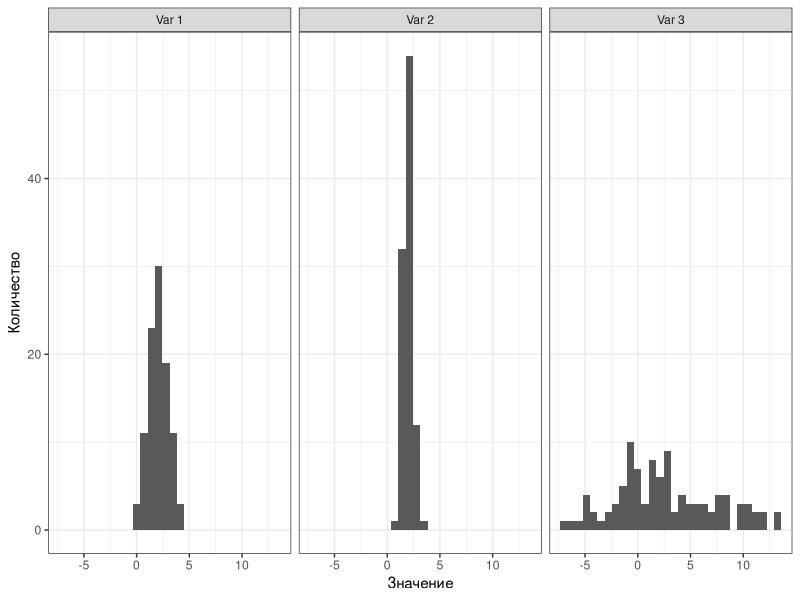
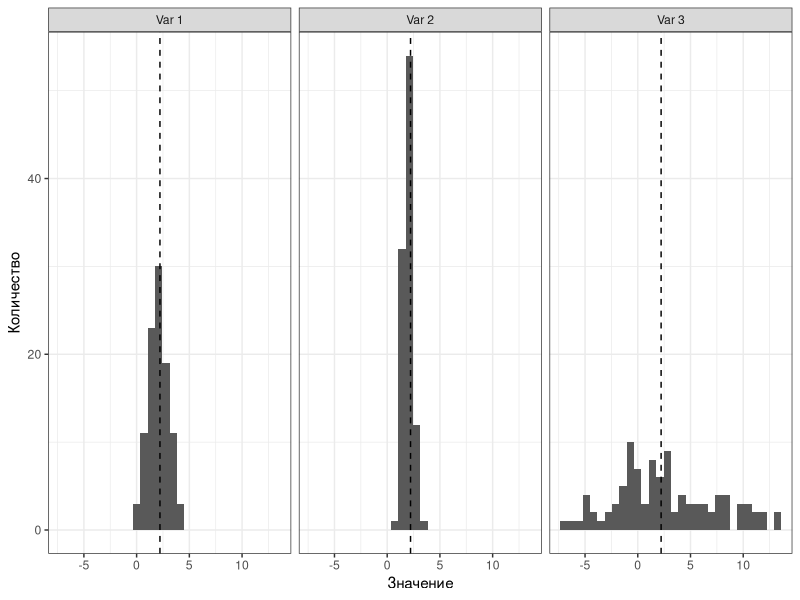
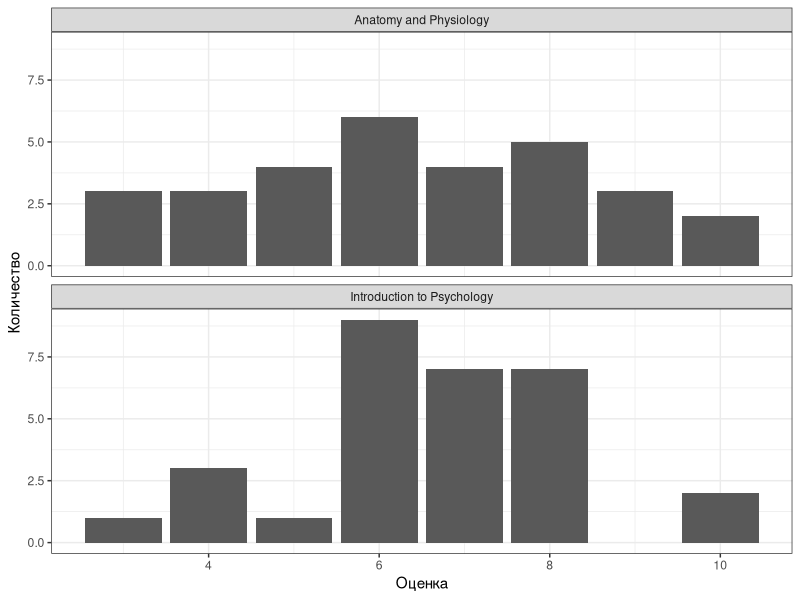
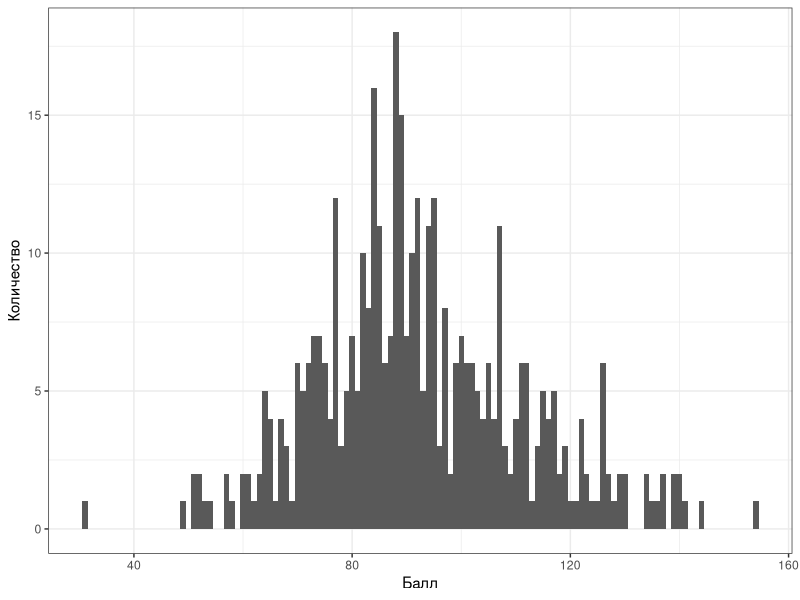
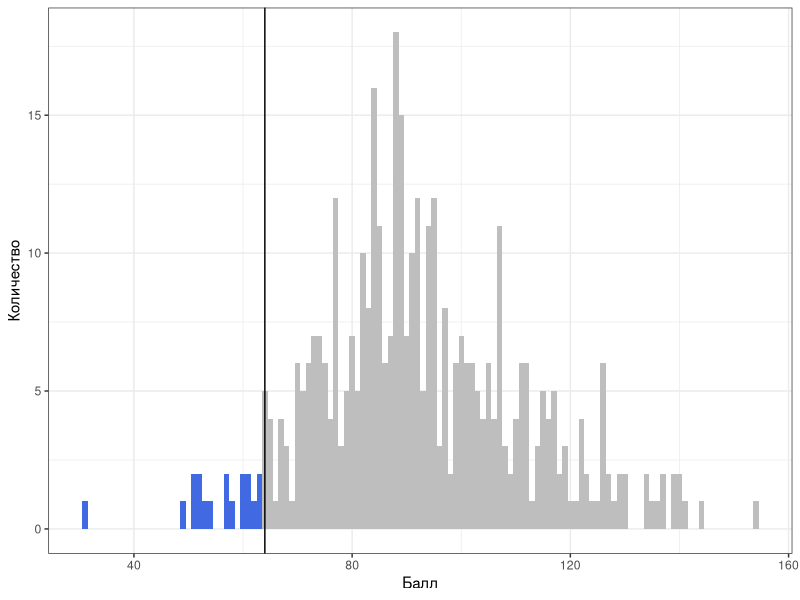
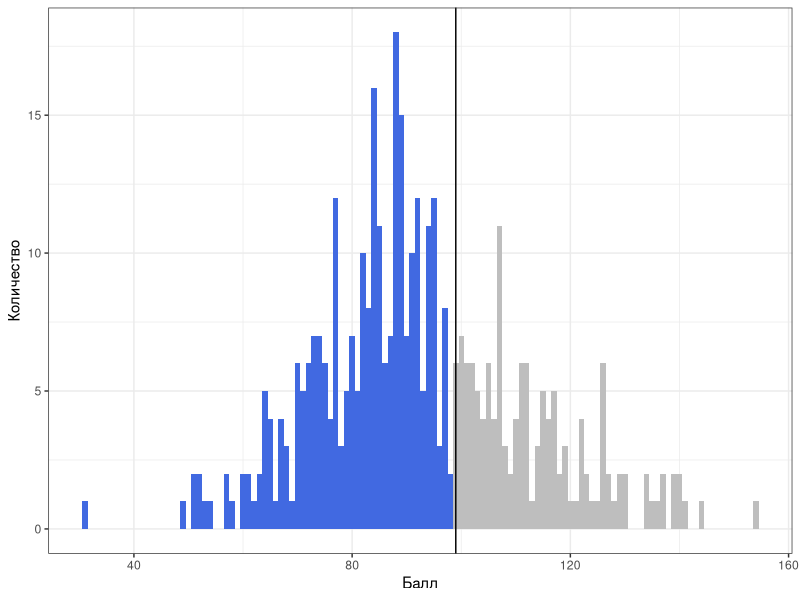
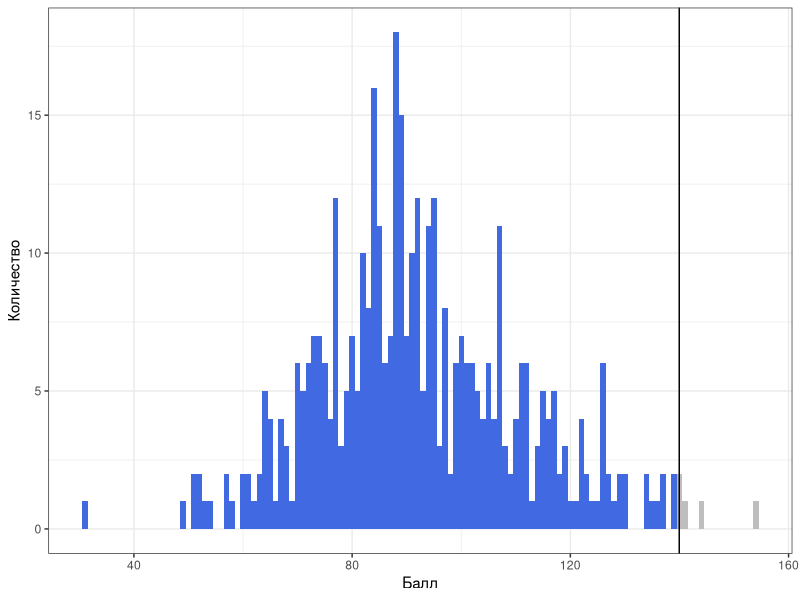
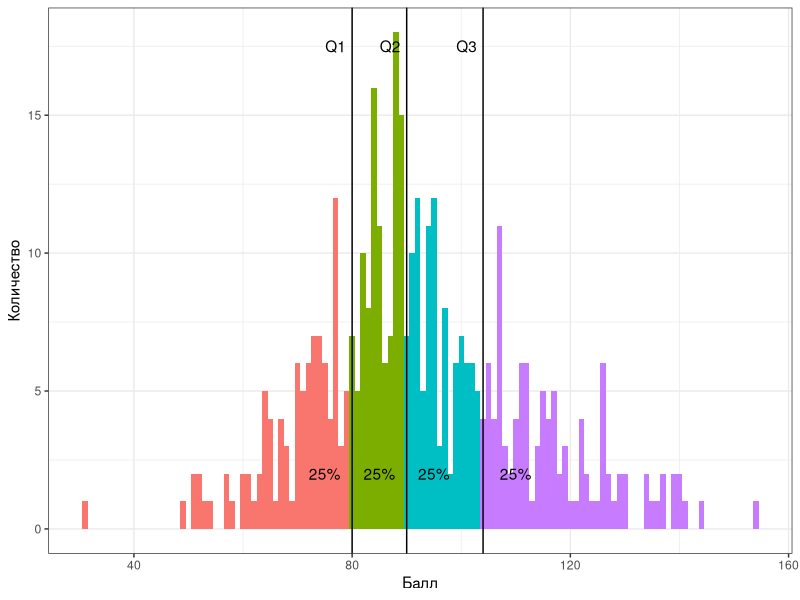

R code for these plots, in order:
## ---- chunk 1
knitr::opts_chunk$set(echo = FALSE, eval = TRUE, warning = FALSE, message = FALSE, error = FALSE)
## ---- chunk 2
library(tidyverse)
theme_set(theme_bw())
## ---- chunk 3
set.seed(123)
tibble(`Var 1` = rnorm(100, 2, 1),
       `Var 2` = rnorm(100, 2, 0.5),
       `Var 3` = rnorm(100, 2, 5)) %>% 
  pivot_longer(cols = everything()) %>% 
  ggplot(aes(value)) +
  geom_histogram() +
  facet_wrap(~ name) +
  labs(x = "Значение", y = "Количество")
## ---- chunk 4
set.seed(123)
tibble(`Var 1` = rnorm(100, 2, 1),
       `Var 2` = rnorm(100, 2, 0.5),
       `Var 3` = rnorm(100, 2, 5)) %>% 
  pivot_longer(cols = everything()) %>% 
  ggplot(aes(value)) +
  geom_histogram() +
  geom_vline(aes(xintercept = mean(value)), linetype = "dashed") +
  facet_wrap(~ name) +
  labs(x = "Значение", y = "Количество")
## ---- chunk 5
anat_marks <- c(7, 4, 6, 9, 10, 5, 6, 9, 6, 6, 3, 6, 8, 8, 5, 10, 7, 5, 7, 3, 9, 4, 8, 3, 8, 4, 6, 8, 7, 5)
anat_marks
## ---- chunk 6
intro_psy_marks <- c(6, 8, 4, 6, 7, 5, 7, 10, 4, 6, 7, 8, 7, 6, 8, 10, 8, 7, 7, 6, 8, 7, 6, 8, 6, 3, 8, 6, 6, 4)
intro_psy_marks
## ---- chunk 7
tibble(`Anatomy and Physiology` = anat_marks,
       `Introduction to Psychology` = intro_psy_marks) %>% 
  pivot_longer(cols = everything()) %>% 
  ggplot(aes(value)) +
  geom_bar() +
  facet_wrap(~ name, ncol = 1) +
  labs(x = "Оценка", y = "Количество")
## ---- chunk 8
tu <- read_csv("data/tol-uncert-score.csv")
tu %>% 
  ggplot(aes(score)) +
  geom_histogram(binwidth = 1) +
  labs(x = "Балл", y = "Количество")
## ---- chunk 9
qtu <- quantile(tu$score, c(.05, .68, .99, .25, .5, .75))

tu %>% 
  mutate(
    qtu5 = ifelse(score < qtu["5%"], TRUE, FALSE),
    qtu68 = ifelse(score < qtu["68%"], TRUE, FALSE),
    qtu99 = ifelse(score < qtu["99%"], TRUE, FALSE),
    # qrtu1 = ifelse(score < qtu["25%"], TRUE, FALSE),
    # qrtu2 = ifelse(score < qtu["50%"], TRUE, FALSE),
    # qrtu3 = ifelse(score < qtu["75%"], TRUE, FALSE),
    qrtu = case_when(score < qtu["25%"] ~ 1,
                     score < qtu["50%"] ~ 2,
                     score < qtu["75%"] ~ 3,
                     .default = 4)
    ) -> tu

tu %>% 
  ggplot(aes(score, fill = qtu5)) +
  geom_histogram(binwidth = 1) +
  geom_vline(xintercept = qtu["5%"]) +
  labs(x = "Балл", y = "Количество") +
  guides(fill = FALSE) +
  scale_fill_manual(values = c("FALSE" = "gray", "TRUE" = "royalblue"))
## ---- chunk 10
tu %>% 
  ggplot(aes(score, fill = qtu68)) +
  geom_histogram(binwidth = 1) +
  geom_vline(xintercept = qtu["68%"]) +
  labs(x = "Балл", y = "Количество") +
  guides(fill = FALSE) +
  scale_fill_manual(values = c("FALSE" = "gray", "TRUE" = "royalblue"))
## ---- chunk 11
tu %>% 
  ggplot(aes(score, fill = qtu99)) +
  geom_histogram(binwidth = 1) +
  geom_vline(xintercept = qtu["99%"]) +
  labs(x = "Балл", y = "Количество") +
  guides(fill = FALSE) +
  scale_fill_manual(values = c("FALSE" = "gray", "TRUE" = "royalblue"))
## ---- chunk 12
tu %>% 
  ggplot(aes(score, fill = as_factor(qrtu))) +
  geom_histogram(binwidth = 1) +
  geom_vline(xintercept = qtu[c("25%", "50%", "75%")]) +
  annotate(geom = "text", label = "25%", x = 75, y = 2) +
  annotate(geom = "text", label = "25%", x = 85, y = 2) +
  annotate(geom = "text", label = "25%", x = 95, y = 2) +
  annotate(geom = "text", label = "25%", x = 110, y = 2) +
  annotate(geom = "text", label = "Q1", x = 77, y = 17.5) +
  annotate(geom = "text", label = "Q2", x = 87, y = 17.5) +
  annotate(geom = "text", label = "Q3", x = 101, y = 17.5) +
  labs(x = "Балл", y = "Количество") +
  guides(fill = FALSE)
